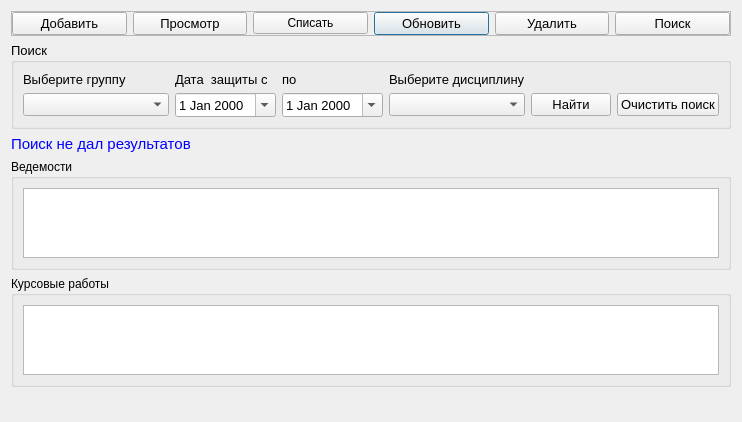
<?xml version="1.0" encoding="UTF-8"?>
<ui version="4.0">
 <class>VedomostiKursovye</class>
 <widget class="QDialog" name="VedomostiKursovye">
  <property name="geometry">
   <rect>
    <x>0</x>
    <y>0</y>
    <width>742</width>
    <height>401</height>
   </rect>
  </property>
  <property name="windowTitle">
   <string>Ведомости на хранение курсовых работ</string>
  </property>
  <layout class="QGridLayout" name="gridLayout_3">
   <item row="0" column="0">
    <widget class="QFrame" name="frame">
     <property name="sizePolicy">
      <sizepolicy hsizetype="Preferred" vsizetype="Fixed">
       <horstretch>0</horstretch>
       <verstretch>0</verstretch>
      </sizepolicy>
     </property>
     <property name="frameShape">
      <enum>QFrame::StyledPanel</enum>
     </property>
     <property name="frameShadow">
      <enum>QFrame::Raised</enum>
     </property>
     <layout class="QGridLayout" name="gridLayout_2">
      <property name="leftMargin">
       <number>0</number>
      </property>
      <property name="topMargin">
       <number>0</number>
      </property>
      <property name="rightMargin">
       <number>0</number>
      </property>
      <property name="bottomMargin">
       <number>0</number>
      </property>
      <item row="0" column="3">
       <widget class="QPushButton" name="pushButton_update">
        <property name="font">
         <font>
          <pointsize>10</pointsize>
         </font>
        </property>
        <property name="text">
         <string>Обновить</string>
        </property>
        <property name="icon">
         <iconset resource="resourses.qrc">
          <normaloff>:/img/img/refresh.png</normaloff>:/img/img/refresh.png</iconset>
        </property>
       </widget>
      </item>
      <item row="0" column="0">
       <widget class="QPushButton" name="pushButton_add">
        <property name="font">
         <font>
          <pointsize>10</pointsize>
         </font>
        </property>
        <property name="text">
         <string>Добавить</string>
        </property>
        <property name="icon">
         <iconset resource="resourses.qrc">
          <normaloff>:/img/img/add.png</normaloff>:/img/img/add.png</iconset>
        </property>
       </widget>
      </item>
      <item row="0" column="4">
       <widget class="QPushButton" name="pushButton_del">
        <property name="font">
         <font>
          <pointsize>10</pointsize>
         </font>
        </property>
        <property name="text">
         <string>Удалить</string>
        </property>
        <property name="icon">
         <iconset resource="resourses.qrc">
          <normaloff>:/img/img/delete.png</normaloff>:/img/img/delete.png</iconset>
        </property>
       </widget>
      </item>
      <item row="0" column="5">
       <widget class="QPushButton" name="pushButton_search">
        <property name="font">
         <font>
          <pointsize>10</pointsize>
         </font>
        </property>
        <property name="text">
         <string>Поиск</string>
        </property>
        <property name="icon">
         <iconset resource="resourses.qrc">
          <normaloff>:/img/img/find.png</normaloff>:/img/img/find.png</iconset>
        </property>
       </widget>
      </item>
      <item row="0" column="1">
       <widget class="QPushButton" name="pushButton_edit">
        <property name="font">
         <font>
          <pointsize>10</pointsize>
         </font>
        </property>
        <property name="text">
         <string>Просмотр</string>
        </property>
        <property name="icon">
         <iconset resource="resourses.qrc">
          <normaloff>:/img/img/33291.png</normaloff>:/img/img/33291.png</iconset>
        </property>
       </widget>
      </item>
      <item row="0" column="2">
       <widget class="QPushButton" name="pushButto_spisat">
        <property name="text">
         <string>Списать</string>
        </property>
       </widget>
      </item>
     </layout>
    </widget>
   </item>
   <item row="1" column="0">
    <widget class="QGroupBox" name="groupBox_search">
     <property name="sizePolicy">
      <sizepolicy hsizetype="Preferred" vsizetype="Fixed">
       <horstretch>0</horstretch>
       <verstretch>0</verstretch>
      </sizepolicy>
     </property>
     <property name="font">
      <font>
       <pointsize>10</pointsize>
      </font>
     </property>
     <property name="title">
      <string>Поиск</string>
     </property>
     <layout class="QGridLayout" name="gridLayout" columnstretch="4,0,0,0,0,0">
      <item row="1" column="0">
       <widget class="QComboBox" name="comboBox_gruppa"/>
      </item>
      <item row="1" column="3">
       <widget class="QComboBox" name="comboBox_discipline"/>
      </item>
      <item row="0" column="0">
       <widget class="QLabel" name="label_3">
        <property name="text">
         <string>Выберите группу</string>
        </property>
       </widget>
      </item>
      <item row="0" column="3">
       <widget class="QLabel" name="label_2">
        <property name="font">
         <font>
          <pointsize>10</pointsize>
         </font>
        </property>
        <property name="text">
         <string>Выберите дисциплину</string>
        </property>
       </widget>
      </item>
      <item row="1" column="4">
       <widget class="QPushButton" name="pushButton_find">
        <property name="font">
         <font>
          <pointsize>10</pointsize>
         </font>
        </property>
        <property name="text">
         <string>Найти</string>
        </property>
        <property name="icon">
         <iconset resource="resourses.qrc">
          <normaloff>:/img/img/findOk.png</normaloff>:/img/img/findOk.png</iconset>
        </property>
       </widget>
      </item>
      <item row="1" column="5">
       <widget class="QPushButton" name="pushButton_clear">
        <property name="font">
         <font>
          <pointsize>10</pointsize>
         </font>
        </property>
        <property name="text">
         <string>Очистить поиск</string>
        </property>
        <property name="icon">
         <iconset resource="resourses.qrc">
          <normaloff>:/img/img/clear.png</normaloff>:/img/img/clear.png</iconset>
        </property>
       </widget>
      </item>
      <item row="1" column="1">
       <widget class="QDateEdit" name="dateEdit_start">
        <property name="calendarPopup">
         <bool>true</bool>
        </property>
       </widget>
      </item>
      <item row="1" column="2">
       <widget class="QDateEdit" name="dateEdit_end">
        <property name="calendarPopup">
         <bool>true</bool>
        </property>
       </widget>
      </item>
      <item row="0" column="1">
       <widget class="QLabel" name="label">
        <property name="text">
         <string>Дата  защиты с</string>
        </property>
       </widget>
      </item>
      <item row="0" column="2">
       <widget class="QLabel" name="label_4">
        <property name="text">
         <string>по</string>
        </property>
       </widget>
      </item>
     </layout>
    </widget>
   </item>
   <item row="2" column="0">
    <widget class="QLabel" name="label_result">
     <property name="maximumSize">
      <size>
       <width>16777215</width>
       <height>20</height>
      </size>
     </property>
     <property name="font">
      <font>
       <pointsize>11</pointsize>
      </font>
     </property>
     <property name="styleSheet">
      <string notr="true">color:rgb(0, 0, 255)</string>
     </property>
     <property name="text">
      <string>Поиск не дал результатов</string>
     </property>
    </widget>
   </item>
   <item row="3" column="0">
    <widget class="QGroupBox" name="groupBox_2">
     <property name="title">
      <string>Ведемости</string>
     </property>
     <layout class="QGridLayout" name="gridLayout_4">
      <item row="0" column="0">
       <widget class="QTableView" name="tableView_vedom">
        <property name="font">
         <font>
          <pointsize>10</pointsize>
         </font>
        </property>
        <property name="contextMenuPolicy">
         <enum>Qt::ActionsContextMenu</enum>
        </property>
        <property name="alternatingRowColors">
         <bool>true</bool>
        </property>
        <property name="selectionMode">
         <enum>QAbstractItemView::SingleSelection</enum>
        </property>
        <property name="selectionBehavior">
         <enum>QAbstractItemView::SelectRows</enum>
        </property>
       </widget>
      </item>
     </layout>
    </widget>
   </item>
   <item row="4" column="0">
    <widget class="QGroupBox" name="groupBox_3">
     <property name="title">
      <string>Курсовые работы</string>
     </property>
     <layout class="QGridLayout" name="gridLayout_5">
      <item row="0" column="0">
       <widget class="QTableView" name="tableView_kursovye">
        <property name="editTriggers">
         <set>QAbstractItemView::NoEditTriggers</set>
        </property>
        <property name="selectionBehavior">
         <enum>QAbstractItemView::SelectRows</enum>
        </property>
       </widget>
      </item>
     </layout>
    </widget>
   </item>
   <item row="5" column="0">
    <widget class="QLabel" name="label_naideno">
     <property name="sizePolicy">
      <sizepolicy hsizetype="Preferred" vsizetype="Fixed">
       <horstretch>0</horstretch>
       <verstretch>0</verstretch>
      </sizepolicy>
     </property>
     <property name="font">
      <font>
       <pointsize>12</pointsize>
      </font>
     </property>
     <property name="styleSheet">
      <string notr="true">color:rgb(85, 0, 255)</string>
     </property>
     <property name="text">
      <string/>
     </property>
    </widget>
   </item>
  </layout>
  <action name="actionEdit">
   <property name="icon">
    <iconset resource="resourses.qrc">
     <normaloff>:/img/img/33291.png</normaloff>:/img/img/33291.png</iconset>
   </property>
   <property name="text">
    <string>Просмотреть выбранную запись</string>
   </property>
  </action>
  <action name="actionDelete">
   <property name="icon">
    <iconset resource="resourses.qrc">
     <normaloff>:/img/img/delete.png</normaloff>:/img/img/delete.png</iconset>
   </property>
   <property name="text">
    <string>Удалить выбранную запись</string>
   </property>
  </action>
 </widget>
 <resources>
  <include location="resourses.qrc"/>
 </resources>
 <connections/>
</ui>
